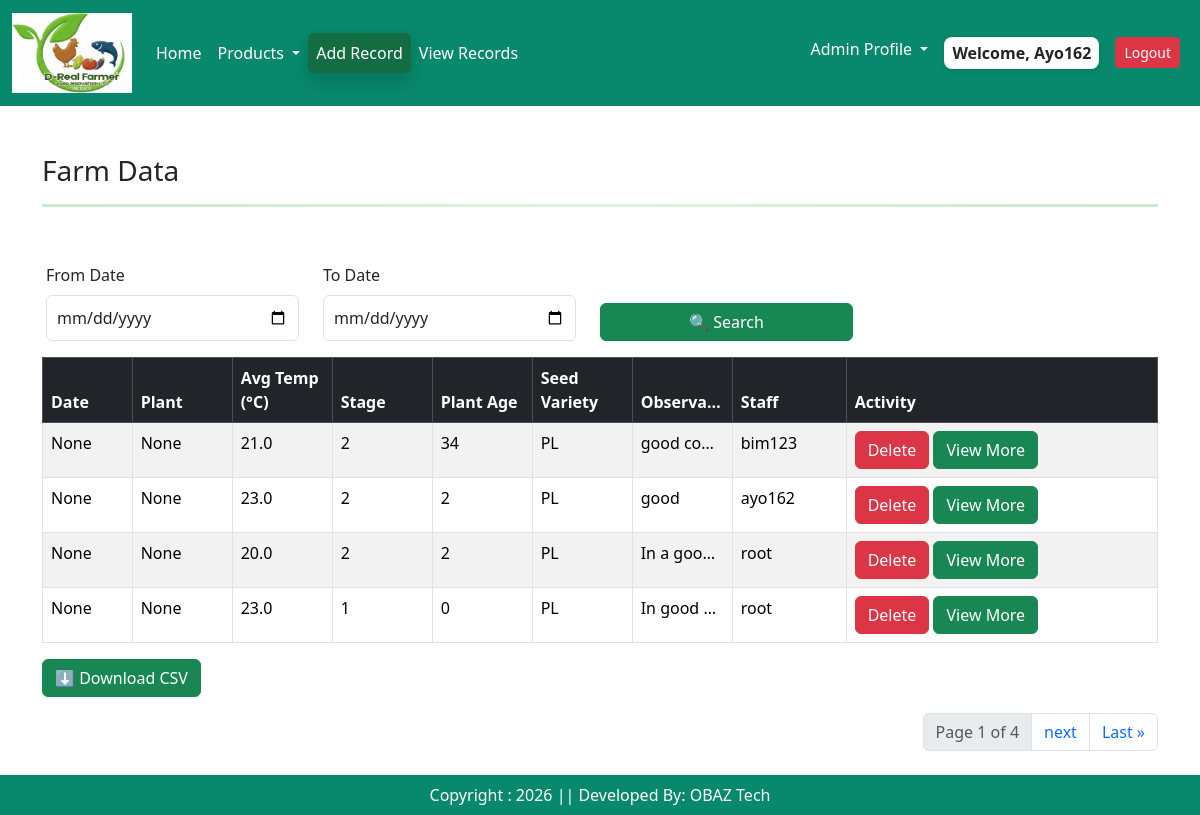
Page /viewrecords/ (signed in) on the earlier database version.
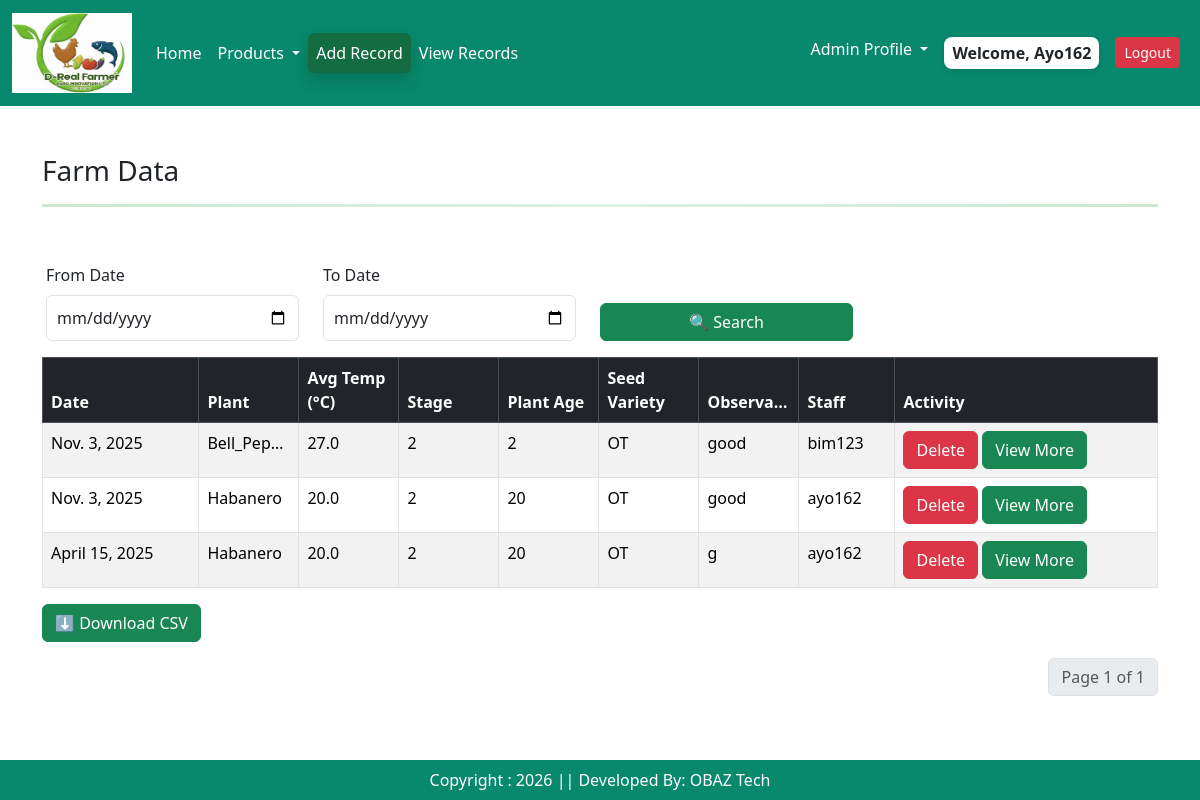
Same page on the later database version.
### app/models.py (models this page shows, shortened)
class Farminputs(models.Model):
    user = models.ForeignKey(User, on_delete=models.CASCADE)
    plant_choice =  models.CharField(choices = plant_choices  , max_length = 12, null=True, blank=True)
    plant_stage =  models.CharField(choices = stage_choices , max_length = 2, null=True, blank=True)
    plant_number = models.IntegerField(default= 0,null=True, blank=True)
    plant_age =  models.IntegerField(default= 0,null=True, blank=True)
    cocopeat_name= models.CharField(choices = cocopeat_choices , max_length = 2, null=True, blank=True)
    cocopeat_weight = models.FloatField(default= 0, null=True, blank=True)
    avg_temp = models.FloatField(default= 0, null=True, blank=True)
    avg_water = models.FloatField(default= 0, null=True, blank=True)
    seed_variety = models.CharField(choices = seed_choices, max_length = 12)
    seed_variety_other = models.CharField( max_length=30, blank=True, null=True)
    daily_observation = models.TextField( default = '')
    image = models.ImageField(default = 'avatar.jpg', validators=[validate_image_size],  upload_to = 'Observation_Images')
    created_at = models.DateField(null=True, blank=True, validators=[validate_not_future])
    class Meta:
        verbose_name = "Farminput"
        verbose_name_plural = "Farminput"  # Prevents Django from adding "s"

### app/views.py (the view)
# urls.py: path('viewrecords/', views.records, name = "viewrecords"),
@login_required(login_url = 'user_login')
def records(request):
    recordz = Farminputs.objects.all().order_by('-created_at')
    from_date = request.GET.get('from')
    to_date = request.GET.get('to')
    if from_date:
        recordz  = recordz .filter(created_at__date__gte=parse_date(from_date))
    if to_date:
        recordz  = recordz .filter(created_at__date__lte=parse_date(to_date))
    paginator = Paginator(recordz, 4)
    page_number = request.GET.get('page')
    venues = paginator.get_page(page_number)
    context = {
        'venues': venues,
        'from_date': from_date,
        'to_date': to_date
    }
    return render(request,"records.html", context)

### app/templates/records.html (shortened to what this page needs)
{% extends 'base.html' %}
{% load static %}
{% block main-content %}
<body>
<div class="container mt-5">
<div class="container">
<h3 class="mb-3">Farm Data</h3>
 <hr class="gradient-double">
<div class = "row">
  <div class="row mt-4 p-3">
    <div class="col-md-3">
      <label for="fromDate" class="form-label">From Date</label>
      <input type="date" id="fromDate" class="form-control">
    </div>
    <div class="col-md-3">
      <label for="toDate" class="form-label">To Date</label>
      <input type="date" id="toDate" class="form-control">
    </div>
    <div class="col-md-3 d-flex align-items-end">
      <button class="btn btn-success w-100" onclick="filterByDate()">🔍 Search</button>
    </div>
  </div>
  <div class="table-responsive">
    <table class="table table-bordered table-striped table-hover" id="farmTable">
      <thead class="table-dark">
        <tr>
          <th>Date</th>
           <th>Plant</th>
          <th>Avg Temp (°C)</th>
          <th>Stage</th>
          <th>Plant Age</th>
          <th>Seed Variety</th>
          <th  class="fixed-col">Observations </th>
           <th>Staff</th>
            <th>Activity</th>
        </tr>
      </thead>
      <tbody>
      {% for item in venues %}
        <tr>
           <td >{{ item.created_at }}</td>
          <td class="fixed-col">{{ item.plant_choice}}</td>
          <td class="fixed-col">{{ item.avg_temp}}</td>
          <td class="fixed-col">{{item.plant_stage}}</td>
          <td class="fixed-col">{{item.plant_age}}</td>
          <td class="fixed-col">{{ item.seed_variety}}</td>
          <td class="fixed-col">{{item.daily_observation }}</td>
            <td>{{ item.user}}</td>
          <td>
          {% if user.is_authenticated and user.is_staff and user.is_superuser %}
          <a  class="btn btn-danger"  href = "{% url 'farmrecordsdelete' item.id %}" >Delete</a>
          {% endif %}
          <a type="button" class="btn btn-success" href = "{% url 'farmrecordsedit' item.id %}">View More</a>
          </td>
        </tr>
  {% endfor %}
      </tbody>
    </table>
  </div>
  <div class="mb-3">
    <button class="btn btn-success" onclick="downloadTable()">⬇ Download CSV</button>
  </div>
 </div>
<nav aria-label="Page navigation example">
  <ul class="pagination justify-content-end">
   <li class="page-item disabled"><a href = "#" class="page-link">Page {{ venues.number }} of {{ venues.paginator.num_pages}}</a></li>
   {% if venues.has_next %}
   <li class="page-item"><a class="page-link" href = "?page={{ venues.next_page_number }}">next</a></li>
   <li class="page-item"> <a class="page-link" href = "?page={{ venues.paginator.num_pages}}">Last &raquo</a></li>
   {% endif  %}
     </ul>
</nav>
  </div>
  </div>
</div>
<br/><br/>
{% endblock main-content %}

Differences in the rows shown:
removed Farminputs: created_at "None", plant_choice "None", avg_temp "21.0", plant_stage "2", plant_age "34", seed_variety "PL", daily_observation "good con…", user "bim123"
removed Farminputs: created_at "None", plant_choice "None", avg_temp "23.0", plant_stage "2", plant_age "2", seed_variety "PL", daily_observation "good", user "ayo162"
removed Farminputs: created_at "None", plant_choice "None", avg_temp "20.0", plant_stage "2", plant_age "2", seed_variety "PL", daily_observation "In a goo…", user "root"
removed Farminputs: created_at "None", plant_choice "None", avg_temp "23.0", plant_stage "1", plant_age "0", seed_variety "PL", daily_observation "In good c…", user "root"
added Farminputs: created_at "Nov. 3, 2025", plant_choice "Bell_Pep…", avg_temp "27.0", plant_stage "2", plant_age "2", seed_variety "OT", daily_observation "good", user "bim123"
added Farminputs: created_at "Nov. 3, 2025", plant_choice "Habanero", avg_temp "20.0", plant_stage "2", plant_age "20", seed_variety "OT", daily_observation "good", user "ayo162"
added Farminputs: created_at "April 15, 2025", plant_choice "Habanero", avg_temp "20.0", plant_stage "2", plant_age "20", seed_variety "OT", daily_observation "g", user "ayo162"
Other differences:
{{ venues.paginator.num_pages }}: "4" → "1"
text no longer shown: "next Last »"
